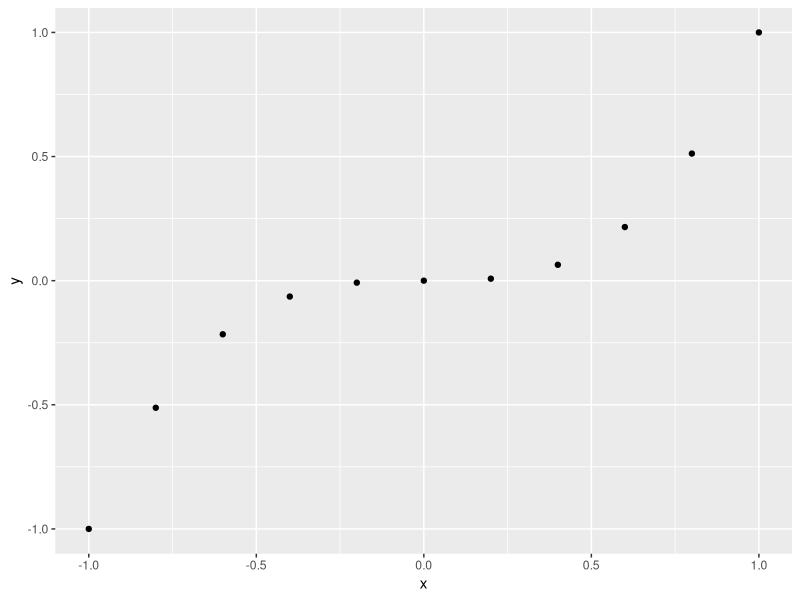
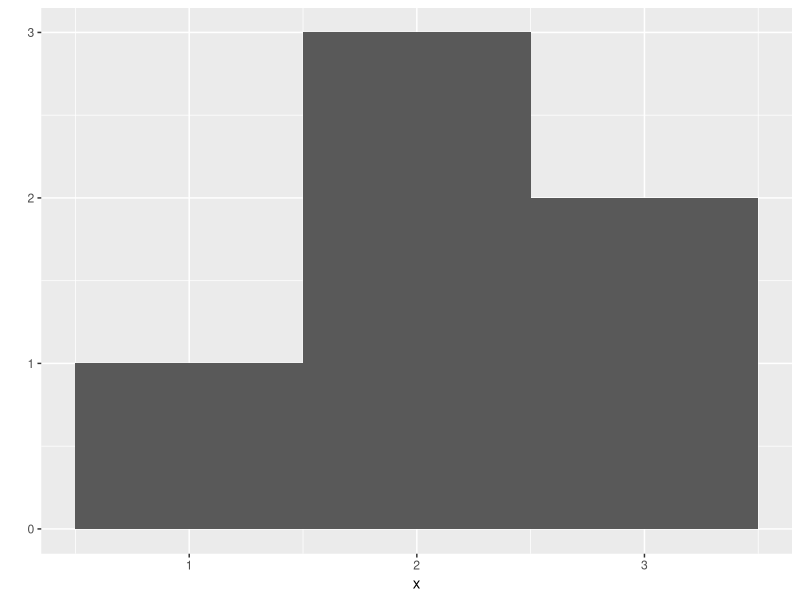
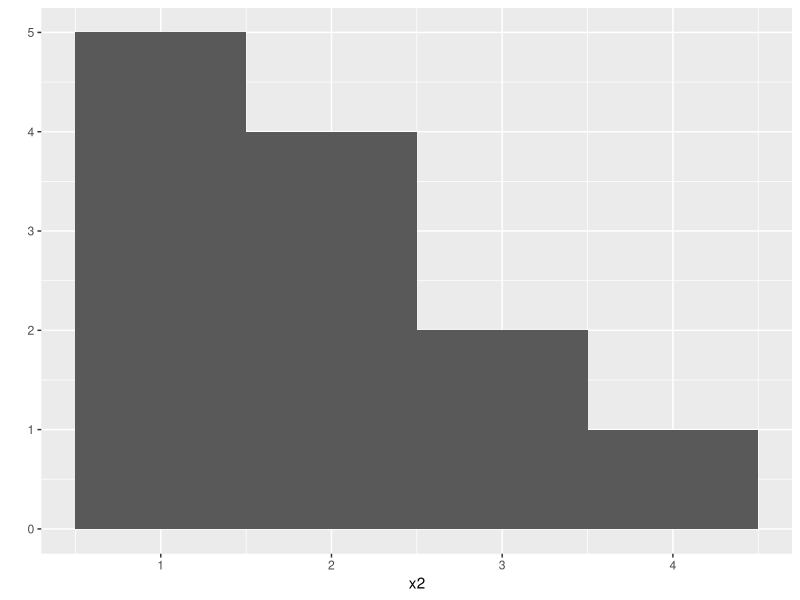
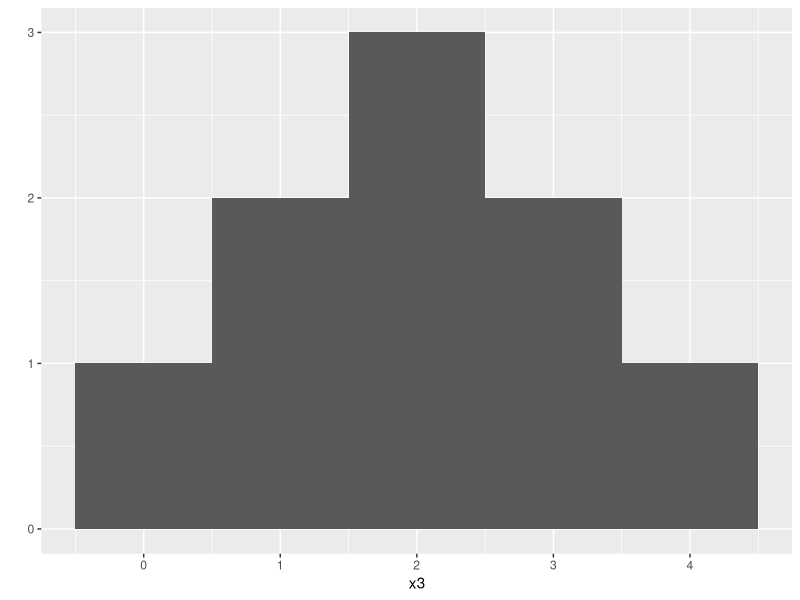
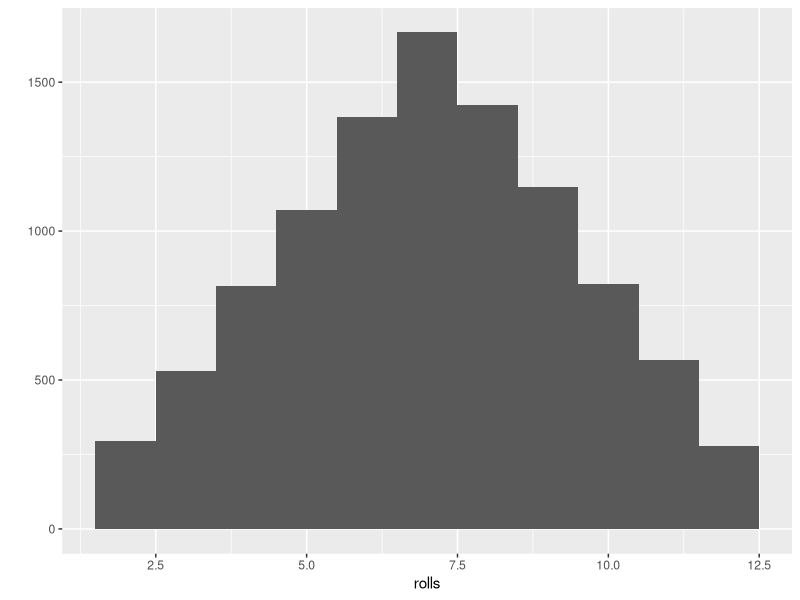
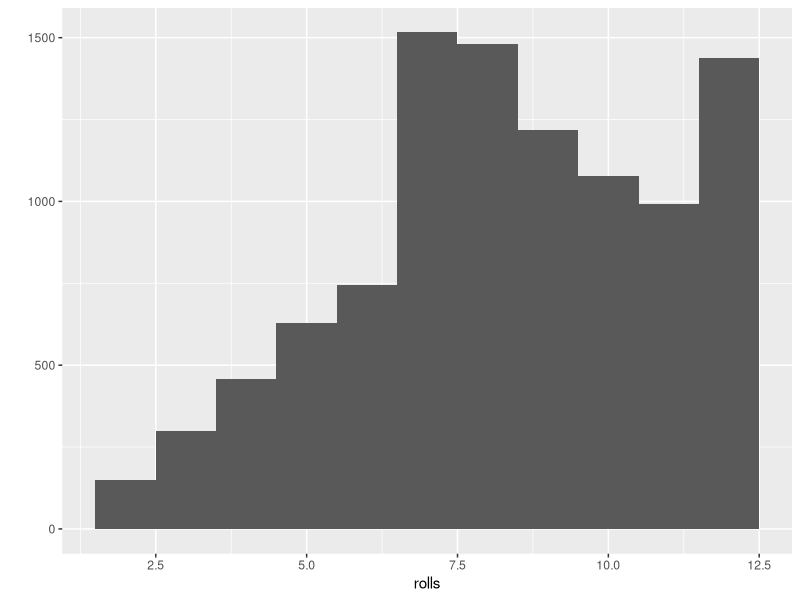

Here is the R script that generated these plots, in order:
library("ggplot2")

#Making the code outside a function
die <- 1:6
dice <- sample(die, 2, replace = TRUE)
sum(dice)


#making a basic function
roll <- function(){
    die <- 1:6
    dice <- sample(die, 2, replace = TRUE)
    sum(dice)  
}

roll()


#Adding parameters to the function
roll2 <- function(bones = 1:6) {
    dice <- sample(bones, size = 2, replace = TRUE)
    sum(dice)
}

roll2()
roll2(bones = 1:3)
roll2(bones = 1:6)
roll2(1:20)


#Qplot
x <- c(-1, -0.8, -0.6, -0.4, -0.2, 0, 0.2, 0.4, 0.6, 0.8, 1)
x

y <- x^3
y

qplot(x, y)


x <- c(1, 2, 2, 2, 3, 3)
qplot(x, binwidth = 1)

x2 <- c(1, 1, 1, 1, 1, 2, 2, 2, 2, 3, 3, 4)
qplot(x2, binwidth = 1)

x3 <- c(0, 1, 1, 2, 2, 2, 3, 3, 4)
qplot(x3, binwidth = 1)


#Replicate to simulate 
replicate(10, roll())

#Seeing the probability of the dice function above over 1000 rolls
rolls <- replicate(10000, roll())
qplot(rolls, binwidth = 1)


#Weighting the probablity, skewing the odds
roll <- function(){
    die <- 1:6
    dice <- sample(die, 2, replace = TRUE, prob = c(1/8, 1/8, 1/8, 1/8, 1/8, 3/8))
    sum(dice)  
}

roll()

rolls <- replicate(10000, roll())
qplot(rolls, binwidth = 1)

